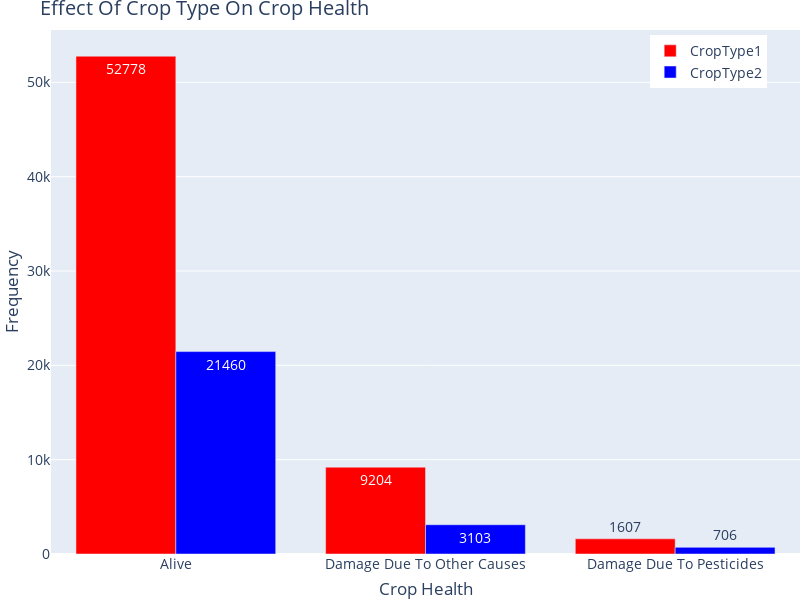

Notebook cell for this chart:
### Code cell
create_bivariate_bargraph(df = crop_type_effect_df, 
                          colors = ['red', 'blue'],
                          legend_labels = ['CropType1', 'CropType2'],
                          target_col = "Crop_Damage",
                          graph_orientation = "v",
                          bar_width = 800,
                          bar_height = 600,
                          legend_x = 0.8,
                          legend_y = 0.99,
                          fig_title = "Effect Of Crop Type On Crop Health", 
                          x_axis_title = "Crop Health",
                          y_axis_title = "Frequency")

### Figure 1 — Plotly figure (JSON) as saved in the notebook; plotly's stock layout.template omitted (floating-point values rounded to 4 significant figures)
{"data": [{"marker": {"color": "red"}, "name": "CropType1", "orientation": "v", "text": [52778, 9204, 1607], "type": "bar", "x": ["Alive", "Damage Due To Other Causes", "Damage Due To Pesticides"], "y": [52778, 9204, 1607]}, {"marker": {"color": "blue"}, "name": "CropType2", "orientation": "v", "text": [21460, 3103, 706], "type": "bar", "x": ["Alive", "Damage Due To Other Causes", "Damage Due To Pesticides"], "y": [21460, 3103, 706]}], "layout": {"font": {"size": 14}, "height": 600, "legend": {"x": 0.8, "y": 0.99}, "margin": {"b": 0, "l": 0, "r": 0, "t": 30}, "showlegend": true, "title": {"text": "Effect Of Crop Type On Crop Health"}, "width": 800, "xaxis": {"title": {"text": "Crop Health"}}, "yaxis": {"title": {"text": "Frequency"}}}}
